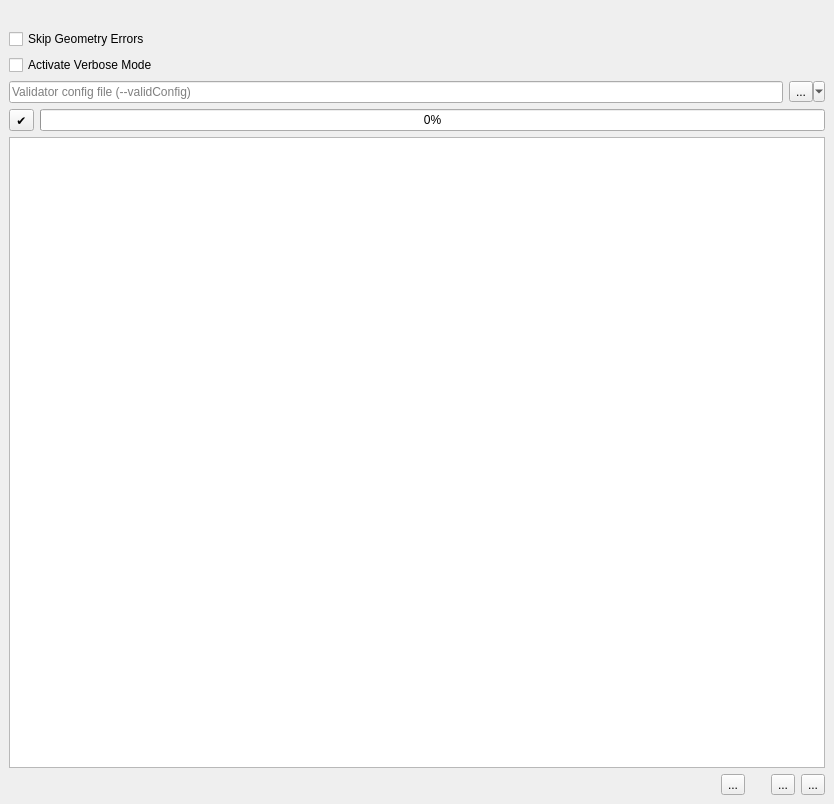
<?xml version="1.0" encoding="UTF-8"?>
<ui version="4.0">
 <class>DockWidget</class>
 <widget class="QDockWidget" name="DockWidget">
  <property name="geometry">
   <rect>
    <x>0</x>
    <y>0</y>
    <width>834</width>
    <height>804</height>
   </rect>
  </property>
  <property name="windowTitle">
   <string>Model Baker Data Validator</string>
  </property>
  <widget class="QWidget" name="dockWidgetContents">
   <layout class="QGridLayout" name="gridLayout">
    <item row="3" column="0" colspan="2">
     <widget class="QCheckBox" name="skip_geometry_errors_check_box">
      <property name="toolTip">
       <string>Ignores geometry errors (--skipGeometryErrors) and AREA topology validation (--disableAreaValidation)</string>
      </property>
      <property name="text">
       <string>Skip Geometry Errors</string>
      </property>
     </widget>
    </item>
    <item row="5" column="1">
     <widget class="QToolButton" name="config_file_tool_button">
      <property name="text">
       <string>...</string>
      </property>
      <property name="popupMode">
       <enum>QToolButton::MenuButtonPopup</enum>
      </property>
     </widget>
    </item>
    <item row="5" column="0">
     <widget class="QLineEdit" name="config_file_line_edit">
      <property name="toolTip">
       <string>ili2db option --validConfig</string>
      </property>
      <property name="placeholderText">
       <string>Validator config file (--validConfig)</string>
      </property>
     </widget>
    </item>
    <item row="6" column="0" colspan="2">
     <widget class="QWidget" name="validation_layout" native="true">
      <layout class="QVBoxLayout" name="verticalLayout_2">
       <property name="leftMargin">
        <number>0</number>
       </property>
       <property name="topMargin">
        <number>0</number>
       </property>
       <property name="rightMargin">
        <number>0</number>
       </property>
       <property name="bottomMargin">
        <number>0</number>
       </property>
       <item>
        <layout class="QHBoxLayout" name="horizontalLayout">
         <item>
          <widget class="QToolButton" name="run_button">
           <property name="text">
            <string>✔</string>
           </property>
          </widget>
         </item>
         <item>
          <widget class="QProgressBar" name="progress_bar">
           <property name="value">
            <number>0</number>
           </property>
          </widget>
         </item>
        </layout>
       </item>
       <item>
        <widget class="QTableView" name="result_table_view"/>
       </item>
      </layout>
     </widget>
    </item>
    <item row="7" column="0" colspan="2">
     <layout class="QHBoxLayout" name="horizontalLayout_3">
      <item>
       <widget class="QLabel" name="error_count_label">
        <property name="text">
         <string/>
        </property>
       </widget>
      </item>
      <item>
       <spacer name="horizontalSpacer_2">
        <property name="orientation">
         <enum>Qt::Horizontal</enum>
        </property>
        <property name="sizeHint" stdset="0">
         <size>
          <width>40</width>
          <height>20</height>
         </size>
        </property>
       </spacer>
      </item>
      <item>
       <widget class="QToolButton" name="flash_button">
        <property name="toolTip">
         <string>Highlight current feature on map</string>
        </property>
        <property name="text">
         <string>...</string>
        </property>
        <property name="checkable">
         <bool>true</bool>
        </property>
       </widget>
      </item>
      <item>
       <spacer name="horizontalSpacer">
        <property name="orientation">
         <enum>Qt::Horizontal</enum>
        </property>
        <property name="sizeType">
         <enum>QSizePolicy::Fixed</enum>
        </property>
        <property name="sizeHint" stdset="0">
         <size>
          <width>20</width>
          <height>20</height>
         </size>
        </property>
       </spacer>
      </item>
      <item>
       <widget class="QToolButton" name="auto_pan_button">
        <property name="toolTip">
         <string>Automatically pan to the current coordinates / feature</string>
        </property>
        <property name="text">
         <string>...</string>
        </property>
        <property name="checkable">
         <bool>true</bool>
        </property>
       </widget>
      </item>
      <item>
       <widget class="QToolButton" name="auto_zoom_button">
        <property name="toolTip">
         <string>Automatically zoom to the current feature / coordinates</string>
        </property>
        <property name="text">
         <string>...</string>
        </property>
        <property name="checkable">
         <bool>true</bool>
        </property>
       </widget>
      </item>
     </layout>
    </item>
    <item row="0" column="0">
     <widget class="QLabel" name="info_label">
      <property name="text">
       <string/>
      </property>
      <property name="wordWrap">
       <bool>true</bool>
      </property>
     </widget>
    </item>
    <item row="2" column="0">
     <layout class="QVBoxLayout" name="export_models_layout">
      <property name="spacing">
       <number>0</number>
      </property>
     </layout>
    </item>
    <item row="1" column="0">
     <layout class="QVBoxLayout" name="filter_layout">
      <property name="spacing">
       <number>0</number>
      </property>
     </layout>
    </item>
    <item row="4" column="0">
     <widget class="QCheckBox" name="activate_verbose_mode_check_box">
      <property name="text">
       <string>Activate Verbose Mode</string>
      </property>
     </widget>
    </item>
   </layout>
  </widget>
 </widget>
 <resources/>
 <connections/>
</ui>
